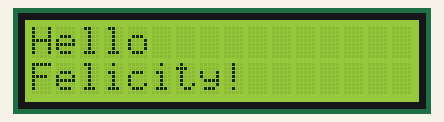
A sketch run on a simulated ESP32. Parts: 16×2 character LCD.

Above: at 0.1 s.
At 2.1 s:
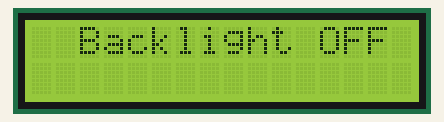
At 5.2 s:
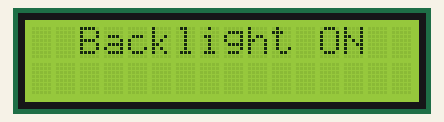
At 9.7 s:
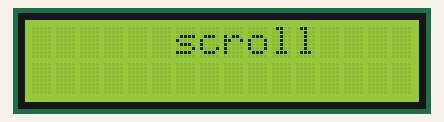
At 26.8 s:
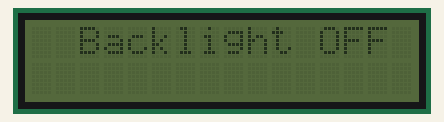
At 33.8 s:
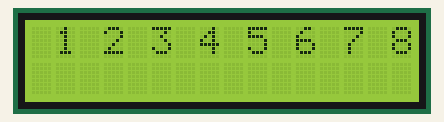

The sketch:

LCD_demo.ino
```cpp
/*===================================================================================================
                                            LCD DEMO
=====================================================================================================
Description:
  This program demonstrates various functions and methods available in the LiquidCrystal_I2C library,
  including displaying text, toggling the backlight, and scrolling the display left and right.


Programmer:
  Felicity M. De Asis
  Shanna Dale R. Dela Torre
  Rhile L. Galpo

Date:
  10 Nov 2026
----------------------------------------------------------------------------------------------------*/
#include <Wire.h>
#include <LiquidCrystal_I2C.h>

// GPIOs
const uint8_t SDA_PIN = 21;
const uint8_t SCL_PIN = 22;

// LCD Configurations
const uint8_t LCD_ADDR = 0x27;   // try 0x3F if this doesn't work
const uint8_t LCD_COLS = 16;
const uint8_t LCD_ROWS = 2;

LiquidCrystal_I2C lcd(LCD_ADDR, LCD_COLS, LCD_ROWS);

void setup() {
  Wire.begin(SDA_PIN, SCL_PIN);
  lcd.init();
  lcd.backlight();
}

void loop() {
  // Diplay message
  lcd.clear();
  lcd.setCursor(0, 0);   // column 0, row 0
  lcd.print("Hello");
  lcd.setCursor(0, 1);   // column 0, row 1
  lcd.print("Felicity!");
  delay(2000);

  // Backlight Test
  lcd.clear();
  lcd.setCursor(2,0);
  lcd.print("Backlight OFF");
  delay(1000);
  lcd.noBacklight();
  delay(2000);

  lcd.clear();
  lcd.setCursor(2, 0);
  lcd.print("Backlight ON");
  lcd.backlight();
  delay(2000);


  // scroll-right
  lcd.clear();
  lcd.setCursor(0, 0);
  lcd.print("scroll");

  for(int i=0; i<6; i++){
    lcd.scrollDisplayRight();
    delay(500);
  }

  // scroll-left
  lcd.clear();
  lcd.setCursor(0,0);

  String msg = " 1 2 3 4 5 6 7 8 9 10 11 12 13 14 15 16";
  lcd.print(msg);
  delay(2000);

  for(int i=0; i < msg.length()-16; i++){
    lcd.scrollDisplayLeft();
    delay(500);
  }
}
```

Measured:
- what the display in image 1 shows lasts 1.0 s, from 2.1 s to 3.1 s
- what the display in image 2 shows lasts 2.0 s, from 5.1 s to 7.1 s
- what the display in image 3 shows lasts 0.6 s, from 9.6 s to 10.2 s
